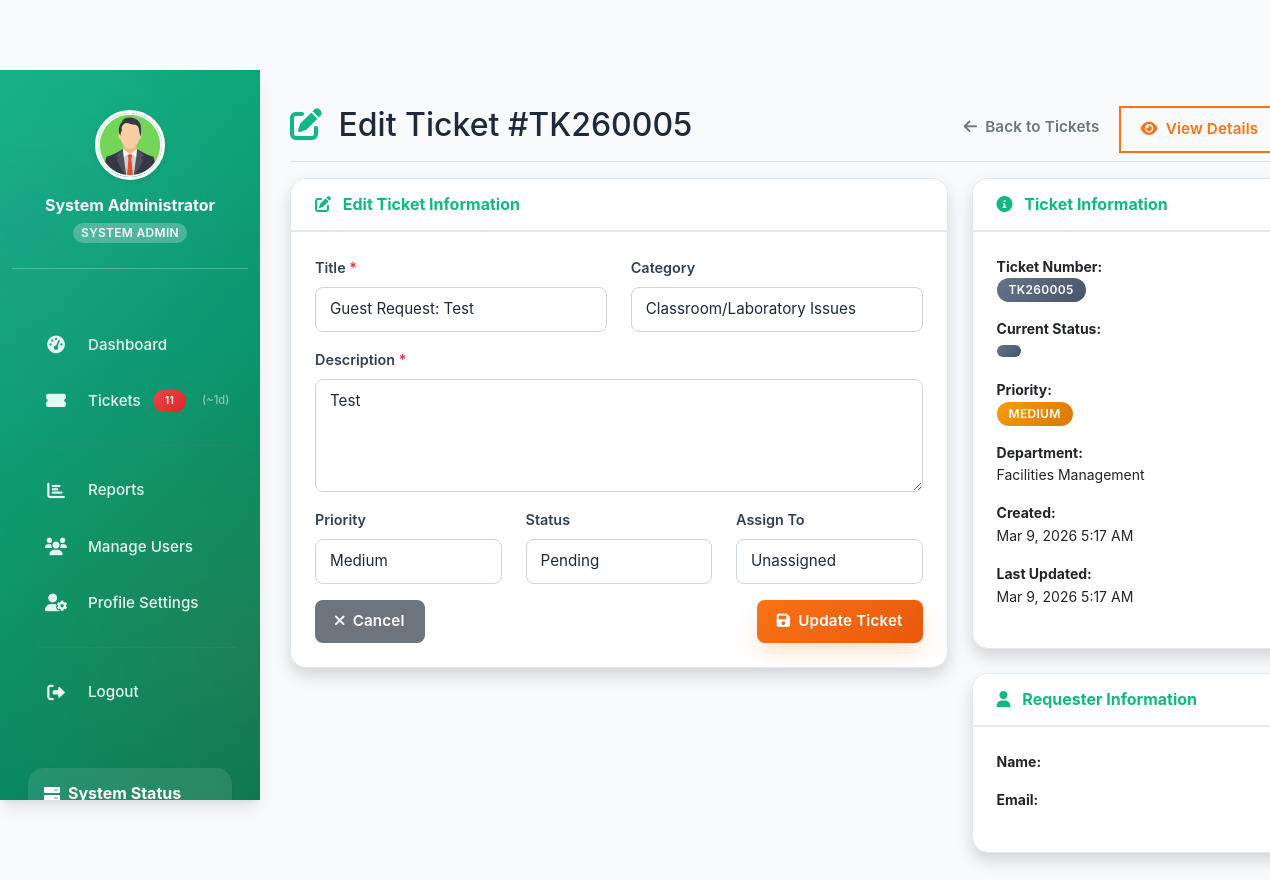
Page /tickets/edit.php?id=13 (signed in) on the committed database.
### tables this page shows
CREATE TABLE `users` (
  `id` int(11) NOT NULL,
  `user_number` varchar(20) DEFAULT NULL,
  `first_name` varchar(100) NOT NULL,
  `last_name` varchar(100) NOT NULL,
  `email` varchar(255) NOT NULL,
  `phone_number` varchar(20) DEFAULT NULL,
  `password_hash` varchar(255) DEFAULT NULL,
  `google_id` varchar(255) DEFAULT NULL,
  `role` enum('admin','department_admin','staff','user') DEFAULT 'user',
  `user_type` varchar(50) DEFAULT NULL COMMENT 'For staff: MIS, Labtech, Utility, Maintenance',
  `department_id` int(11) DEFAULT NULL,
  `campus_id` int(11) DEFAULT NULL,
  `year_level` enum('1st Year','2nd Year','3rd Year','4th Year','5th Year','Graduate','Faculty','Staff') DEFAULT '1st Year',
  `profile_picture` varchar(255) DEFAULT NULL,
  `is_active` tinyint(1) DEFAULT 1,
  `email_verified` tinyint(1) DEFAULT 0,
  `created_at` timestamp NOT NULL DEFAULT current_timestamp(),
  `updated_at` timestamp NOT NULL DEFAULT current_timestamp() ON UPDATE current_timestamp()
);

CREATE TABLE `tickets` (
  `id` int(11) NOT NULL,
  `ticket_number` varchar(20) NOT NULL,
  `title` varchar(255) NOT NULL,
  `description` text NOT NULL,
  `recommendations` text DEFAULT NULL,
  `category_id` int(11) DEFAULT NULL,
  `subcategory_id` int(11) DEFAULT NULL,
  `location_id` int(11) DEFAULT NULL,
  `priority` enum('low','medium','high','emergency') DEFAULT 'low',
  `status` enum('pending','in_progress','resolved','unresolved') DEFAULT 'pending',
  `resolution_type` enum('online','onsite') DEFAULT NULL,
  `estimated_days_to_solve` int(11) DEFAULT NULL,
  `requester_id` int(11) DEFAULT NULL,
  `assigned_to` int(11) DEFAULT NULL,
  `department_id` int(11) DEFAULT NULL,
  `ai_analysis` text DEFAULT NULL,
  `resolution` text DEFAULT NULL,
  `satisfaction_rating` int(11) DEFAULT NULL CHECK (`satisfaction_rating` >= 1 and `satisfaction_rating` <= 5),
  `satisfaction_feedback` text DEFAULT NULL,
  `created_at` timestamp NOT NULL DEFAULT current_timestamp(),
  `updated_at` timestamp NOT NULL DEFAULT current_timestamp() ON UPDATE current_timestamp(),
  `resolved_at` timestamp NULL DEFAULT NULL,
  `closed_at` timestamp NULL DEFAULT NULL,
  `is_client` tinyint(1) DEFAULT 0,
  `client_name` varchar(255) DEFAULT NULL,
  `client_email` varchar(255) DEFAULT NULL,
  `client_department` varchar(255) DEFAULT NULL,
  `tracking_code` varchar(20) DEFAULT NULL,
  `guest_campus` varchar(255) DEFAULT NULL,
  `guest_room` varchar(100) DEFAULT NULL,
  `guest_contact_info` text DEFAULT NULL
);

CREATE TABLE `service_categories` (
  `id` int(11) NOT NULL,
  `name` varchar(255) NOT NULL,
  `description` text DEFAULT NULL,
  `department_id` int(11) DEFAULT NULL,
  `is_active` tinyint(1) DEFAULT 1,
  `created_at` timestamp NOT NULL DEFAULT current_timestamp(),
  `updated_at` timestamp NOT NULL DEFAULT current_timestamp() ON UPDATE current_timestamp()
);

CREATE TABLE `departments` (
  `id` int(11) NOT NULL,
  `name` varchar(255) NOT NULL,
  `code` varchar(10) NOT NULL,
  `description` text DEFAULT NULL,
  `head_user_id` int(11) DEFAULT NULL,
  `is_active` tinyint(1) DEFAULT 1,
  `created_at` timestamp NOT NULL DEFAULT current_timestamp(),
  `updated_at` timestamp NOT NULL DEFAULT current_timestamp() ON UPDATE current_timestamp()
);

### tickets/edit.php (the view, shortened to what the rows shown need)
<?php
require_once '../config/database.php';
require_once '../includes/functions.php';
$ticket_id = $_GET['id'] ?? null;
$ticket = null;
try {
    $stmt = $pdo->prepare("
        SELECT t.*, sc.name as category_name, d.name as department_name,
               CONCAT(requester.first_name, ' ', requester.last_name) as requester_name,
               requester.email as requester_email,
               CONCAT(staff.first_name, ' ', staff.last_name) as assigned_staff_name
        FROM tickets t
        LEFT JOIN service_categories sc ON t.category_id = sc.id
        LEFT JOIN departments d ON t.department_id = d.id
        LEFT JOIN users requester ON t.requester_id = requester.id
        LEFT JOIN users staff ON t.assigned_to = staff.id
        WHERE t.id = ?
    ");
    $stmt->execute([$ticket_id]);
    $ticket = $stmt->fetch();
} catch (PDOException $e) {
    header('Location: index.php');
    exit;
}
$categories = [];
try {
    $stmt = $pdo->prepare("
        SELECT id, name
        FROM service_categories
        WHERE department_id = ? AND is_active = 1
        ORDER BY name
    ");
    $stmt->execute([$ticket['department_id']]);
    $categories = $stmt->fetchAll();
} catch (PDOException $e) {
    $categories = [];
}
?>
<!DOCTYPE html>
<html lang="en">
<head>
    <link href="https://cdn.jsdelivr.net/npm/bootstrap@5.3.0/dist/css/bootstrap.min.css" rel="stylesheet">
    <link href="https://cdnjs.cloudflare.com/ajax/libs/font-awesome/6.0.0/css/all.min.css" rel="stylesheet">
    <link href="../assets/css/style.css" rel="stylesheet">
</head>
<body>
    <div class="container-fluid">
        <div class="row">
            <?php include '../includes/sidebar.php'; ?>
            <main class="col-md-9 ms-sm-auto col-lg-10 px-md-4 dashboard-content">
                <div class="d-flex justify-content-between flex-wrap flex-md-nowrap align-items-center pt-3 pb-2 mb-3 border-bottom">
                    <h1 class="h2">
                        <i class="fas fa-edit text-success me-2"></i>
                        Edit Ticket #<?php echo htmlspecialchars($ticket['ticket_number']); ?>
                    </h1>
                    <div class="btn-toolbar mb-2 mb-md-0">
                        <div class="btn-group me-2">
                        </div>
                    </div>
                </div>
                <div class="row">
                    <div class="col-lg-8">
                        <div class="card shadow">
                            <div class="card-body">
                                <form method="POST">
                                    <div class="row">
                                        <div class="col-md-6 mb-3">
                                            <label for="title" class="form-label">Title <span class="text-danger">*</span></label>
                                            <input type="text" class="form-control" id="title" name="title"
                                                value="<?php echo htmlspecialchars($ticket['title']); ?>" required>
                                        </div>
                                        <div class="col-md-6 mb-3">
                                            <label for="category_id" class="form-label">Category</label>
                                            <select class="form-select" id="category_id" name="category_id">
                                                <?php foreach ($categories as $category): ?>
                                                    <option value="<?php echo $category['id']; ?>"
                                                        <?php echo ($ticket['category_id'] == $category['id']) ? 'selected' : ''; ?>>
                                                        <?php echo htmlspecialchars($category['name']); ?>
                                                    </option>
                                                <?php endforeach; ?>
                                            </select>
                                        </div>
                                    </div>
                                    <div class="mb-3">
                                        <label for="description" class="form-label">Description <span class="text-danger">*</span></label>
                                        <textarea class="form-control" id="description" name="description" rows="4" required><?php echo htmlspecialchars($ticket['description']); ?></textarea>
                                    </div>
                                    <div class="row">
                                        <div class="col-md-4 mb-3">
                                            <label for="priority" class="form-label">Priority</label>
                                            <select class="form-select" id="priority" name="priority" required>
                                                <option value="medium" <?php echo $ticket['priority'] == 'medium' ? 'selected' : ''; ?>>Medium</option>
                                            </select>
                                        </div>
                                    </div>
                                </form>
                            </div>
                        </div>
                    </div>
                    <div class="col-lg-4">
                        <div class="card shadow mb-4">
                            <div class="card-body">
                                <div class="mb-3">
                                    <strong>Ticket Number:</strong><br>
                                    <span class="badge bg-secondary"><?php echo htmlspecialchars($ticket['ticket_number']); ?></span>
                                </div>
                                <div class="mb-3">
                                    <strong>Current Status:</strong><br>
                                    <span class="badge bg-<?php echo getStatusColor($ticket['status']); ?>">
                                    </span>
                                </div>
                                <div class="mb-3">
                                    <strong>Priority:</strong><br>
                                    <span class="badge bg-<?php echo getPriorityColor($ticket['priority']); ?>">
                                        <?php echo ucfirst($ticket['priority']); ?>
                                    </span>
                                </div>
                                <div class="mb-3">
                                    <strong>Department:</strong><br>
                                    <?php echo htmlspecialchars($ticket['department_name']); ?>
                                </div>
                                <div class="mb-3">
                                    <strong>Created:</strong><br>
                                    <?php echo date('M j, Y g:i A', strtotime($ticket['created_at'])); ?>
                                </div>
                                <div class="mb-3">
                                    <strong>Last Updated:</strong><br>
                                    <?php echo date('M j, Y g:i A', strtotime($ticket['updated_at'])); ?>
                                </div>
                            </div>
                        </div>
                    </div>
                </div>
            </main>
        </div>
    </div>
</body>
</html>

### includes/sidebar.php (shortened to what the rows shown need)
<?php
$current_dir  = basename(dirname($_SERVER['PHP_SELF']));
?>
<nav id="sidebarMenu" class="dashboard-sidebar">
    <div class="pt-3 pb-5">
        <div class="text-center mb-4 p-4 border-bottom border-light border-opacity-25">
            <div class="mb-3 position-relative d-inline-block">
                <?php
                $profile_picture = null;
                try {
                    $sPic = $pdo->prepare("SELECT profile_picture FROM users WHERE id = ?");
                    $sPic->execute([$_SESSION['user_id']]);
                    $profile_picture = $sPic->fetch()['profile_picture'] ?? null;
                } catch (PDOException $e) {
                    $profile_picture = $_SESSION['profile_picture'] ?? null;
                }
                $pic_prefix = in_array($current_dir, ['admin', 'department', 'staff', 'student']) ? '../' : '';
                if ($profile_picture): ?>
                    <img src="<?php echo $pic_prefix . htmlspecialchars($profile_picture); ?>"
                        alt="Profile" class="rounded-circle shadow-sm"
                        style="width:70px;height:70px;object-fit:cover;border:3px solid #fff;">
                <?php endif; ?>
            </div>
        </div>
    </div>
</nav>

### rows in the picture
users: profile_picture (picture)
tickets: ticket_number "TK260005", title "Guest Request: Test", category_id "Classroom/Laboratory Issues", description "Test", priority "Medium", priority "MEDIUM", department.name "Facilities Management", created_at "Mar 9, 2026 5:17 AM", updated_at "Mar 9, 2026 5:17 AM"

### other values in the picture
$_SESSION['user_name'] "System Administrator"
$_sb_badge "11"
$_sb_avg "1"
